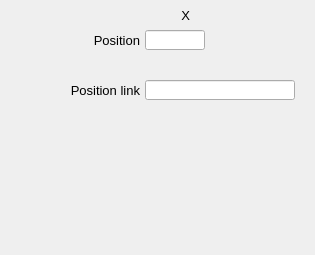
    <widget class="PyDMFrame" name="composite_1">
      <property name="geometry">
        <rect>
          <x>335</x>
          <y>40</y>
          <width>315</width>
          <height>255</height>
        </rect>
      </property>
      <widget class="QLabel" name="text_13">
        <property name="geometry">
          <rect>
            <x>180</x>
            <y>5</y>
            <width>10</width>
            <height>20</height>
          </rect>
        </property>
        <property name="text">
          <string>X</string>
        </property>
        <property name="font" stdset="0">
          <font>
            <pointsize>10</pointsize>
          </font>
        </property>
        <property name="brush" stdset="0">
          <brush brushstyle="SolidPattern">
            <color alpha="255">
              <red>0</red>
              <green>0</green>
              <blue>0</blue>
            </color>
          </brush>
        </property>
        <property name="toolTip">
          <string>text_13</string>
        </property>
        <property name="alignment">
          <set>Qt::AlignRight|Qt::AlignTrailing|Qt::AlignVCenter</set>
        </property>
        <property name="styleSheet">
          <string notr="true">QLabel#text_13 {
  color: rgb(0, 0, 0);
  }</string>
        </property>
      </widget>
      <widget class="PyDMSlider" name="valuator">
        <property name="geometry">
          <rect>
            <x>145</x>
            <y>55</y>
            <width>150</width>
            <height>20</height>
          </rect>
        </property>
        <property name="channel" stdset="0">
          <string>ca://${prefix}PositionX</string>
        </property>
        <property name="toolTip">
          <string>${prefix}PositionX</string>
        </property>
        <property name="orientation" stdset="0">
          <string>Qt::Horizontal</string>
        </property>
        <property name="showLimitLabels" stdset="0">
          <bool>true</bool>
        </property>
        <property name="showValueLabel" stdset="0">
          <bool>false</bool>
        </property>
        <property name="showUnits" stdset="0">
          <bool>false</bool>
        </property>
        <property name="tickPosition" stdset="0">
          <enum>QSlider::NoTicks</enum>
        </property>
        <property name="precision" stdset="0">
          <number>1</number>
        </property>
        <property name="styleSheet">
          <string notr="true">PyDMSlider#valuator {
  color: rgb(0, 0, 0);
  background-color: rgb(115, 223, 255);
  }</string>
        </property>
      </widget>
      <widget class="QLabel" name="text_14">
        <property name="geometry">
          <rect>
            <x>60</x>
            <y>30</y>
            <width>80</width>
            <height>20</height>
          </rect>
        </property>
        <property name="text">
          <string>Position</string>
        </property>
        <property name="font" stdset="0">
          <font>
            <pointsize>10</pointsize>
          </font>
        </property>
        <property name="brush" stdset="0">
          <brush brushstyle="SolidPattern">
            <color alpha="255">
              <red>0</red>
              <green>0</green>
              <blue>0</blue>
            </color>
          </brush>
        </property>
        <property name="toolTip">
          <string>text_14</string>
        </property>
        <property name="alignment">
          <set>Qt::AlignRight|Qt::AlignTrailing|Qt::AlignVCenter</set>
        </property>
        <property name="styleSheet">
          <string notr="true">QLabel#text_14 {
  color: rgb(0, 0, 0);
  }</string>
        </property>
      </widget>
      <widget class="PyDMLineEdit" name="text_entry_6">
        <property name="geometry">
          <rect>
            <x>145</x>
            <y>30</y>
            <width>60</width>
            <height>20</height>
          </rect>
        </property>
        <property name="channel" stdset="0">
          <string>ca://${prefix}PositionX</string>
        </property>
        <property name="toolTip">
          <string>${prefix}PositionX</string>
        </property>
        <property name="font" stdset="0">
          <font>
            <pointsize>10</pointsize>
          </font>
        </property>
        <property name="styleSheet">
          <string notr="true">PyDMLineEdit#text_entry_6 {
  color: rgb(0, 0, 0);
  background-color: rgb(115, 223, 255);
  border: 1px solid black;
  margin: 0px;
  padding: 0px;
  spacing: 0px;
  }</string>
        </property>
      </widget>
      <widget class="PyDMLabel" name="text_update_6">
        <property name="geometry">
          <rect>
            <x>210</x>
            <y>31</y>
            <width>61</width>
            <height>18</height>
          </rect>
        </property>
        <property name="toolTip">
          <string>PV: ${prefix}PositionX_RBV</string>
        </property>
        <property name="channel" stdset="0">
          <string>ca://${prefix}PositionX_RBV</string>
        </property>
        <property name="font" stdset="0">
          <font>
            <pointsize>10</pointsize>
          </font>
        </property>
        <property name="alignment">
          <set>Qt::AlignCenter</set>
        </property>
        <property name="textInteractionFlags">
          <set>Qt::TextSelectableByKeyboard|Qt::TextSelectableByMouse</set>
        </property>
        <property name="styleSheet">
          <string notr="true">PyDMLabel#text_update_6 {
  color: rgb(10, 0, 184);
  background-color: rgb(187, 187, 187);
  }</string>
        </property>
      </widget>
      <widget class="QLabel" name="text_15">
        <property name="geometry">
          <rect>
            <x>10</x>
            <y>80</y>
            <width>130</width>
            <height>20</height>
          </rect>
        </property>
        <property name="text">
          <string>Position link</string>
        </property>
        <property name="font" stdset="0">
          <font>
            <pointsize>10</pointsize>
          </font>
        </property>
        <property name="brush" stdset="0">
          <brush brushstyle="SolidPattern">
            <color alpha="255">
              <red>0</red>
              <green>0</green>
              <blue>0</blue>
            </color>
          </brush>
        </property>
        <property name="toolTip">
          <string>text_15</string>
        </property>
        <property name="alignment">
          <set>Qt::AlignRight|Qt::AlignTrailing|Qt::AlignVCenter</set>
        </property>
        <property name="styleSheet">
          <string notr="true">QLabel#text_15 {
  color: rgb(0, 0, 0);
  }</string>
        </property>
      </widget>
      <widget class="PyDMLineEdit" name="text_entry_7">
        <property name="geometry">
          <rect>
            <x>145</x>
            <y>80</y>
            <width>150</width>
            <height>20</height>
          </rect>
        </property>
        <property name="channel" stdset="0">
          <string>ca://${prefix}PositionXLink.DOL</string>
        </property>
        <property name="toolTip">
          <string>${prefix}PositionXLink.DOL</string>
        </property>
        <property name="displayFormat" stdset="0">
          <enum>PyDMLineEdit::String</enum>
        </property>
        <property name="font" stdset="0">
          <font>
            <pointsize>10</pointsize>
          </font>
        </property>
        <property name="styleSheet">
          <string notr="true">PyDMLineEdit#text_entry_7 {
  color: rgb(0, 0, 0);
  background-color: rgb(115, 223, 255);
  border: 1px solid black;
  margin: 0px;
  padding: 0px;
  spacing: 0px;
  }</string>
        </property>
      </widget>
      <widget class="PyDMDrawingRectangle" name="rectangle_2">
        <property name="geometry">
          <rect>
            <x>0</x>
            <y>0</y>
            <width>315</width>
            <height>255</height>
          </rect>
        </property>
        <property name="brush" stdset="0">
          <brush brushstyle="NoBrush">
            <color alpha="255">
              <red>0</red>
              <green>0</green>
              <blue>0</blue>
            </color>
          </brush>
        </property>
        <property name="penStyle" stdset="0">
          <enum>Qt::SolidLine</enum>
        </property>
        <property name="penColor" stdset="0">
          <color>
            <red>0</red>
            <green>0</green>
            <blue>0</blue>
          </color>
        </property>
        <property name="penWidth" stdset="0">
          <double>1</double>
        </property>
        <property name="penCapStyle" stdset="0">
          <enum>Qt::FlatCap</enum>
        </property>
        <property name="toolTip">
          <string>rectangle_2</string>
        </property>
      </widget>
      <widget class="PyDMFrame" name="composite_2">
        <property name="geometry">
          <rect>
            <x>50</x>
            <y>105</y>
            <width>245</width>
            <height>70</height>
          </rect>
        </property>
        <widget class="PyDMSlider" name="valuator_1">
          <property name="geometry">
            <rect>
              <x>430</x>
              <y>65</y>
              <width>150</width>
              <height>20</height>
            </rect>
          </property>
          <property name="channel" stdset="0">
            <string>ca://${prefix}SizeX</string>
          </property>
          <property name="toolTip">
            <string>${prefix}SizeX</string>
          </property>
          <property name="orientation" stdset="0">
            <string>Qt::Horizontal</string>
          </property>
          <property name="showLimitLabels" stdset="0">
            <bool>true</bool>
          </property>
          <property name="showValueLabel" stdset="0">
            <bool>false</bool>
          </property>
          <property name="showUnits" stdset="0">
            <bool>false</bool>
          </property>
          <property name="tickPosition" stdset="0">
            <enum>QSlider::NoTicks</enum>
          </property>
          <property name="precision" stdset="0">
            <number>1</number>
          </property>
          <property name="styleSheet">
            <string notr="true">PyDMSlider#valuator_1 {
  color: rgb(0, 0, 0);
  background-color: rgb(115, 223, 255);
  }</string>
          </property>
        </widget>
        <widget class="QLabel" name="text_16">
          <property name="geometry">
            <rect>
              <x>385</x>
              <y>40</y>
              <width>40</width>
              <height>20</height>
            </rect>
          </property>
          <property name="text">
            <string>Size</string>
          </property>
          <property name="font" stdset="0">
            <font>
              <pointsize>10</pointsize>
            </font>
          </property>
          <property name="brush" stdset="0">
            <brush brushstyle="SolidPattern">
              <color alpha="255">
                <red>0</red>
                <green>0</green>
                <blue>0</blue>
              </color>
            </brush>
          </property>
          <property name="toolTip">
            <string>text_16</string>
          </property>
          <property name="alignment">
            <set>Qt::AlignRight|Qt::AlignTrailing|Qt::AlignVCenter</set>
          </property>
          <property name="styleSheet">
            <string notr="true">QLabel#text_16 {
  color: rgb(0, 0, 0);
  }</string>
          </property>
        </widget>
        <widget class="PyDMLineEdit" name="text_entry_8">
          <property name="geometry">
            <rect>
              <x>430</x>
              <y>40</y>
              <width>60</width>
              <height>20</height>
            </rect>
          </property>
          <property name="channel" stdset="0">
            <string>ca://${prefix}SizeX</string>
          </property>
          <property name="toolTip">
            <string>${prefix}SizeX</string>
          </property>
          <property name="font" stdset="0">
            <font>
              <pointsize>10</pointsize>
            </font>
          </property>
          <property name="styleSheet">
            <string notr="true">PyDMLineEdit#text_entry_8 {
  color: rgb(0, 0, 0);
  background-color: rgb(115, 223, 255);
  border: 1px solid black;
  margin: 0px;
  padding: 0px;
  spacing: 0px;
  }</string>
          </property>
        </widget>
        <widget class="PyDMLabel" name="text_update_7">
          <property name="geometry">
            <rect>
              <x>495</x>
              <y>41</y>
              <width>61</width>
              <height>18</height>
            </rect>
          </property>
          <property name="toolTip">
            <string>PV: ${prefix}SizeX_RBV</string>
          </property>
          <property name="channel" stdset="0">
            <string>ca://${prefix}SizeX_RBV</string>
          </property>
          <property name="font" stdset="0">
            <font>
              <pointsize>10</pointsize>
            </font>
          </property>
          <property name="alignment">
            <set>Qt::AlignCenter</set>
          </property>
          <property name="textInteractionFlags">
            <set>Qt::TextSelectableByKeyboard|Qt::TextSelectableByMouse</set>
          </property>
          <property name="styleSheet">
            <string notr="true">PyDMLabel#text_update_7 {
  color: rgb(10, 0, 184);
  background-color: rgb(187, 187, 187);
  }</string>
          </property>
        </widget>
        <widget class="PyDMLineEdit" name="text_entry_9">
          <property name="geometry">
            <rect>
              <x>430</x>
              <y>90</y>
              <width>150</width>
              <height>20</height>
            </rect>
          </property>
          <property name="channel" stdset="0">
            <string>ca://${prefix}SizeXLink.DOL</string>
          </property>
          <property name="toolTip">
            <string>${prefix}SizeXLink.DOL</string>
          </property>
          <property name="displayFormat" stdset="0">
            <enum>PyDMLineEdit::String</enum>
          </property>
          <property name="font" stdset="0">
            <font>
              <pointsize>10</pointsize>
            </font>
          </property>
          <property name="styleSheet">
            <string notr="true">PyDMLineEdit#text_entry_9 {
  color: rgb(0, 0, 0);
  background-color: rgb(115, 223, 255);
  border: 1px solid black;
  margin: 0px;
  padding: 0px;
  spacing: 0px;
  }</string>
          </property>
        </widget>
        <widget class="QLabel" name="text_17">
          <property name="geometry">
            <rect>
              <x>335</x>
              <y>90</y>
              <width>90</width>
              <height>20</height>
            </rect>
          </property>
          <property name="text">
            <string>Size link</string>
          </property>
          <property name="font" stdset="0">
            <font>
              <pointsize>10</pointsize>
            </font>
          </property>
          <property name="brush" stdset="0">
            <brush brushstyle="SolidPattern">
              <color alpha="255">
                <red>0</red>
                <green>0</green>
                <blue>0</blue>
              </color>
            </brush>
          </property>
          <property name="toolTip">
            <string>text_17</string>
          </property>
          <property name="alignment">
            <set>Qt::AlignRight|Qt::AlignTrailing|Qt::AlignVCenter</set>
          </property>
          <property name="styleSheet">
            <string notr="true">QLabel#text_17 {
  color: rgb(0, 0, 0);
  }</string>
          </property>
        </widget>
      </widget>
      <widget class="PyDMFrame" name="composite_3">
        <property name="geometry">
          <rect>
            <x>40</x>
            <y>180</y>
            <width>255</width>
            <height>70</height>
          </rect>
        </property>
        <widget class="PyDMSlider" name="valuator_2">
          <property name="geometry">
            <rect>
              <x>440</x>
              <y>65</y>
              <width>150</width>
              <height>20</height>
            </rect>
          </property>
          <property name="channel" stdset="0">
            <string>ca://${prefix}WidthX</string>
          </property>
          <property name="toolTip">
            <string>${prefix}WidthX</string>
          </property>
          <property name="orientation" stdset="0">
            <string>Qt::Horizontal</string>
          </property>
          <property name="showLimitLabels" stdset="0">
            <bool>true</bool>
          </property>
          <property name="showValueLabel" stdset="0">
            <bool>false</bool>
          </property>
          <property name="showUnits" stdset="0">
            <bool>false</bool>
          </property>
          <property name="tickPosition" stdset="0">
            <enum>QSlider::NoTicks</enum>
          </property>
          <property name="precision" stdset="0">
            <number>1</number>
          </property>
          <property name="styleSheet">
            <string notr="true">PyDMSlider#valuator_2 {
  color: rgb(0, 0, 0);
  background-color: rgb(115, 223, 255);
  }</string>
          </property>
        </widget>
        <widget class="QLabel" name="text_18">
          <property name="geometry">
            <rect>
              <x>385</x>
              <y>40</y>
              <width>50</width>
              <height>20</height>
            </rect>
          </property>
          <property name="text">
            <string>Width</string>
          </property>
          <property name="font" stdset="0">
            <font>
              <pointsize>10</pointsize>
            </font>
          </property>
          <property name="brush" stdset="0">
            <brush brushstyle="SolidPattern">
              <color alpha="255">
                <red>0</red>
                <green>0</green>
                <blue>0</blue>
              </color>
            </brush>
          </property>
          <property name="toolTip">
            <string>text_18</string>
          </property>
          <property name="alignment">
            <set>Qt::AlignRight|Qt::AlignTrailing|Qt::AlignVCenter</set>
          </property>
          <property name="styleSheet">
            <string notr="true">QLabel#text_18 {
  color: rgb(0, 0, 0);
  }</string>
          </property>
        </widget>
        <widget class="PyDMLineEdit" name="text_entry_10">
          <property name="geometry">
            <rect>
              <x>440</x>
              <y>40</y>
              <width>60</width>
              <height>20</height>
            </rect>
          </property>
          <property name="channel" stdset="0">
            <string>ca://${prefix}WidthX</string>
          </property>
          <property name="toolTip">
            <string>${prefix}WidthX</string>
          </property>
          <property name="font" stdset="0">
            <font>
              <pointsize>10</pointsize>
            </font>
          </property>
          <property name="styleSheet">
            <string notr="true">PyDMLineEdit#text_entry_10 {
  color: rgb(0, 0, 0);
  background-color: rgb(115, 223, 255);
  border: 1px solid black;
  margin: 0px;
  padding: 0px;
  spacing: 0px;
  }</string>
          </property>
        </widget>
        <widget class="PyDMLabel" name="text_update_8">
          <property name="geometry">
            <rect>
              <x>505</x>
              <y>41</y>
              <width>61</width>
              <height>18</height>
            </rect>
          </property>
          <property name="toolTip">
            <string>PV: ${prefix}WidthX_RBV</string>
          </property>
          <property name="channel" stdset="0">
            <string>ca://${prefix}WidthX_RBV</string>
          </property>
          <property name="font" stdset="0">
            <font>
              <pointsize>10</pointsize>
            </font>
          </property>
          <property name="alignment">
            <set>Qt::AlignCenter</set>
          </property>
          <property name="textInteractionFlags">
            <set>Qt::TextSelectableByKeyboard|Qt::TextSelectableByMouse</set>
          </property>
          <property name="styleSheet">
            <string notr="true">PyDMLabel#text_update_8 {
  color: rgb(10, 0, 184);
  background-color: rgb(187, 187, 187);
  }</string>
          </property>
        </widget>
        <widget class="PyDMLineEdit" name="text_entry_11">
          <property name="geometry">
            <rect>
              <x>440</x>
              <y>90</y>
              <width>150</width>
              <height>20</height>
            </rect>
          </property>
          <property name="channel" stdset="0">
            <string>ca://${prefix}WidthXLink.DOL</string>
          </property>
          <property name="toolTip">
            <string>${prefix}WidthXLink.DOL</string>
          </property>
          <property name="displayFormat" stdset="0">
            <enum>PyDMLineEdit::String</enum>
          </property>
          <property name="font" stdset="0">
            <font>
              <pointsize>10</pointsize>
            </font>
          </property>
          <property name="styleSheet">
            <string notr="true">PyDMLineEdit#text_entry_11 {
  color: rgb(0, 0, 0);
  background-color: rgb(115, 223, 255);
  border: 1px solid black;
  margin: 0px;
  padding: 0px;
  spacing: 0px;
  }</string>
          </property>
        </widget>
        <widget class="QLabel" name="text_19">
          <property name="geometry">
            <rect>
              <x>335</x>
              <y>90</y>
              <width>100</width>
              <height>20</height>
            </rect>
          </property>
          <property name="text">
            <string>Width link</string>
          </property>
          <property name="font" stdset="0">
            <font>
              <pointsize>10</pointsize>
            </font>
          </property>
          <property name="brush" stdset="0">
            <brush brushstyle="SolidPattern">
              <color alpha="255">
                <red>0</red>
                <green>0</green>
                <blue>0</blue>
              </color>
            </brush>
          </property>
          <property name="toolTip">
            <string>text_19</string>
          </property>
          <property name="alignment">
            <set>Qt::AlignRight|Qt::AlignTrailing|Qt::AlignVCenter</set>
          </property>
          <property name="styleSheet">
            <string notr="true">QLabel#text_19 {
  color: rgb(0, 0, 0);
  }</string>
          </property>
        </widget>
      </widget>
    </widget>
